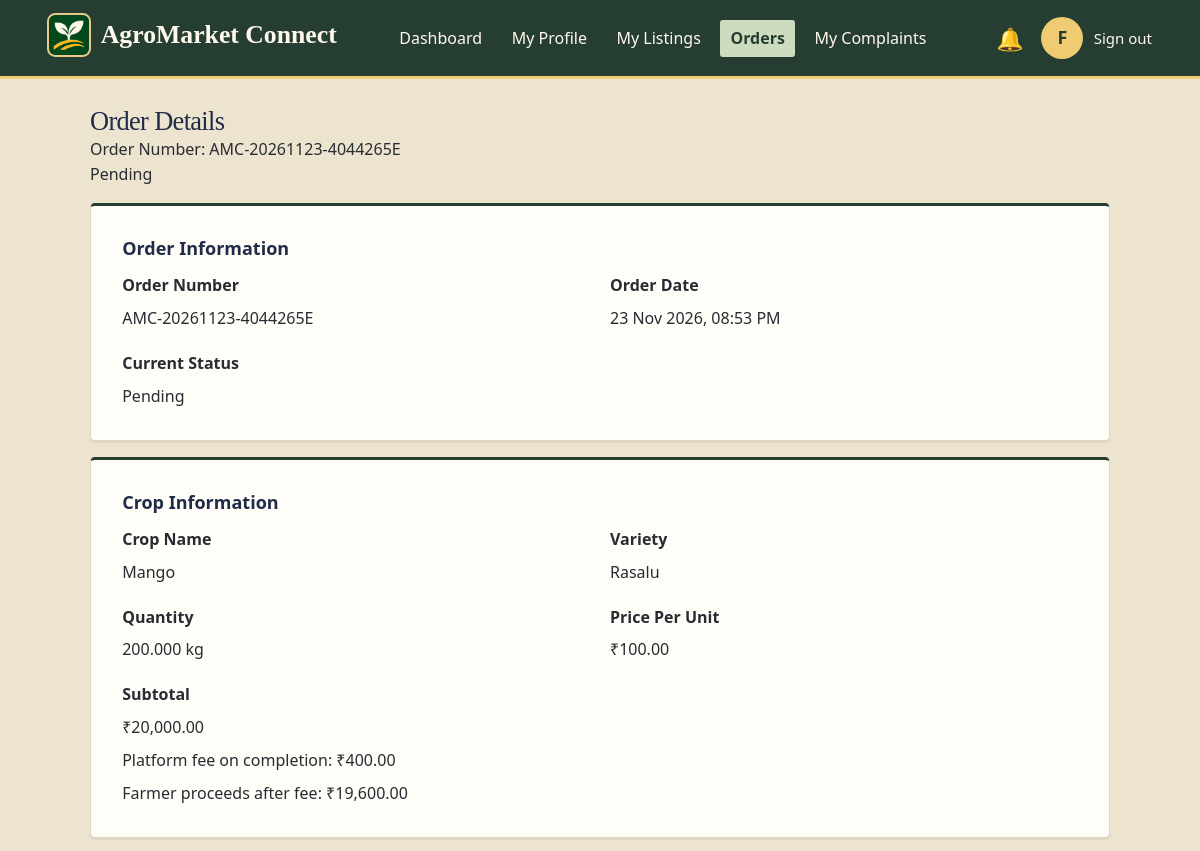
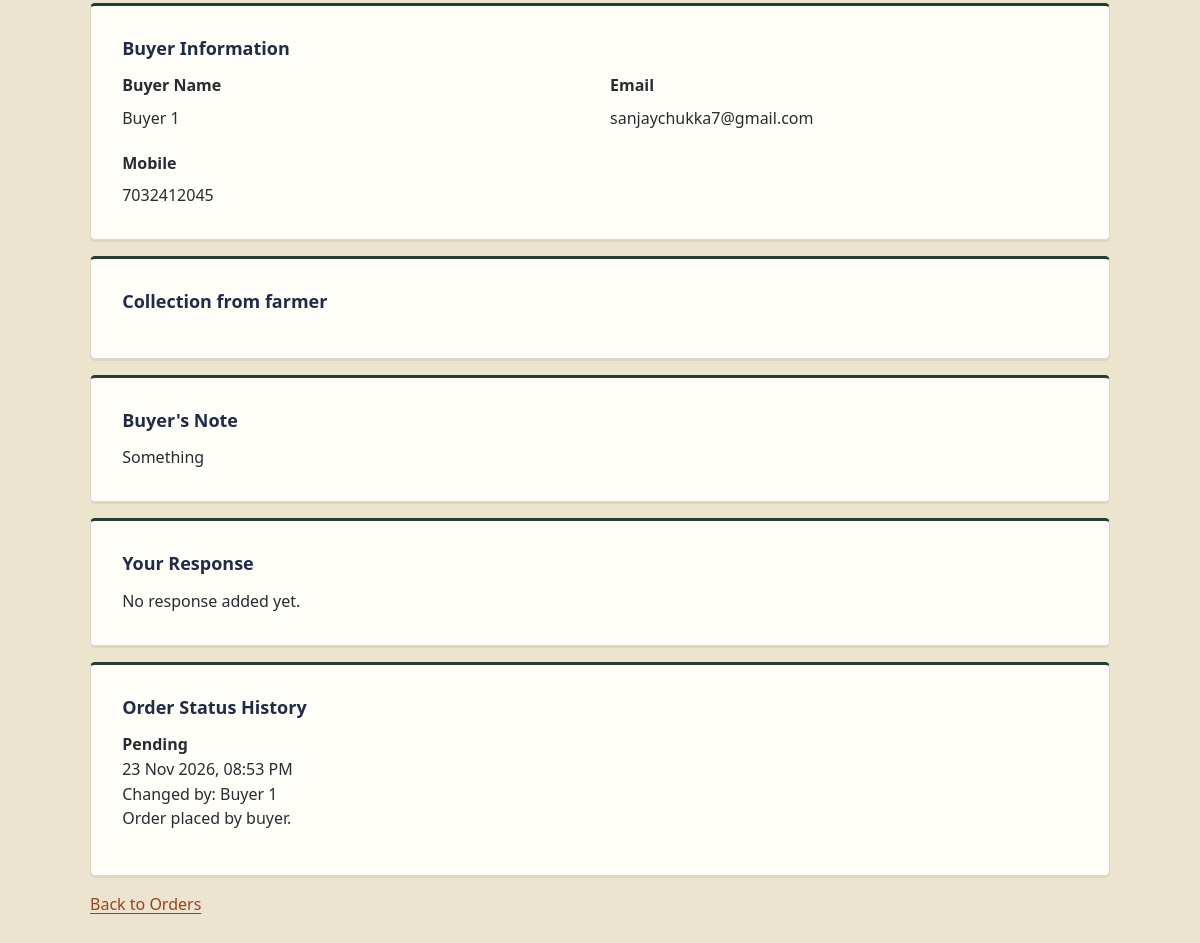
The app's page /Home/farmer/order_details.php?id=11 (signed in) with its own data (2 pictures, top to bottom).
### tables this page shows
CREATE TABLE `users` (
    `user_id` bigint(20) UNSIGNED NOT NULL,
    `role` enum('admin', 'farmer', 'buyer') NOT NULL,
    `full_name` varchar(100) NOT NULL,
    `email` varchar(150) DEFAULT NULL,
    `mobile` varchar(15) DEFAULT NULL,
    `password_hash` varchar(255) NOT NULL,
    `account_status` enum(
        'pending',
        'active',
        'suspended',
        'closed'
    ) NOT NULL DEFAULT 'pending',
    `email_verified_at` datetime DEFAULT NULL,
    `mobile_verified_at` datetime DEFAULT NULL,
    `last_login_at` datetime DEFAULT NULL,
    `created_at` datetime NOT NULL DEFAULT current_timestamp(),
    `updated_at` datetime NOT NULL DEFAULT current_timestamp(),
    `token` varchar(64) DEFAULT NULL,
    `username` varchar(50) NOT NULL,
    `last_login` datetime DEFAULT NULL
);

CREATE TABLE `orders` (
    `order_id` bigint(20) UNSIGNED NOT NULL,
    `order_number` varchar(30) NOT NULL,
    `buyer_id` bigint(20) UNSIGNED NOT NULL,
    `farmer_id` bigint(20) UNSIGNED NOT NULL,
    `listing_id` bigint(20) UNSIGNED NOT NULL,
    `quantity` decimal(12, 3) NOT NULL,
    `quantity_unit` varchar(20) NOT NULL,
    `unit_price` decimal(12, 2) NOT NULL,
    `subtotal` decimal(12, 2) NOT NULL,
    `delivery_address` varchar(255) NOT NULL,
    `delivery_city` varchar(100) NOT NULL,
    `delivery_state` varchar(100) NOT NULL,
    `delivery_pincode` varchar(10) NOT NULL,
    `buyer_note` text DEFAULT NULL,
    `farmer_response_note` text DEFAULT NULL,
    `order_status` enum(
        'pending',
        'accepted',
        'rejected',
        'cancelled',
        'completed',
        'dispatched',
        'ready_for_pickup'
    ) NOT NULL DEFAULT 'pending',
    `terms_accepted_at` datetime DEFAULT NULL,
    `terms_version` varchar(30) DEFAULT NULL,
    `placed_at` datetime DEFAULT current_timestamp(),
    `updated_at` datetime DEFAULT current_timestamp() ON UPDATE current_timestamp(),
    `fulfilment_method` enum('delivery', 'pickup') NOT NULL DEFAULT 'delivery'
);

CREATE TABLE `crop_listings` (
    `listing_id` bigint(20) UNSIGNED NOT NULL,
    `farmer_id` bigint(20) UNSIGNED NOT NULL,
    `category_id` int(10) UNSIGNED NOT NULL,
    `crop_name` varchar(120) NOT NULL,
    `variety` varchar(120) DEFAULT NULL,
    `description` text DEFAULT NULL,
    `quantity_available` decimal(12, 3) NOT NULL,
    `quantity_unit` varchar(20) NOT NULL,
    `price_per_unit` decimal(12, 2) NOT NULL,
    `minimum_order_quantity` decimal(12, 3) DEFAULT NULL,
    `quality_grade` varchar(50) DEFAULT NULL,
    `harvest_date` date DEFAULT NULL,
    `available_from` date DEFAULT NULL,
    `available_until` date DEFAULT NULL,
    `listing_status` enum(
        'available',
        'paused',
        'sold_out',
        'removed'
    ) NOT NULL DEFAULT 'available',
    `created_at` datetime DEFAULT current_timestamp(),
    `updated_at` datetime DEFAULT current_timestamp() ON UPDATE current_timestamp()
);

CREATE TABLE `order_commissions` (
    `order_id` bigint(20) UNSIGNED NOT NULL,
    `rate_percent` decimal(5, 2) NOT NULL,
    `amount` decimal(12, 2) NOT NULL,
    `collected_at` datetime DEFAULT NULL,
    `receipt_reference` varchar(100) DEFAULT NULL,
    `collected_by` bigint(20) UNSIGNED DEFAULT NULL
);

CREATE TABLE `order_status_history` (
    `history_id` bigint(20) UNSIGNED NOT NULL,
    `order_id` bigint(20) UNSIGNED NOT NULL,
    `changed_by` bigint(20) UNSIGNED DEFAULT NULL,
    `old_status` varchar(30) DEFAULT NULL,
    `new_status` varchar(30) NOT NULL,
    `remarks` text DEFAULT NULL,
    `created_at` datetime DEFAULT current_timestamp()
);

### Home/farmer/includes/header.php (called while the page is built, shortened)
<?php
$headerRole = "farmer";
$headerUser = $headerFarmer ?? [];
require __DIR__ . "/../../includes/portal-header.php";

### Home/includes/html.php (called while the page is built)
<?php
function e($value)
{
    return htmlspecialchars((string) ($value ?? ""), ENT_QUOTES, "UTF-8");
}

### Home/includes/notifications.php (called while the page is built, shortened)
<?php
function notificationBadgeCount(mysqli $link, int $userId): int
{
    $stmt = $link->prepare("SELECT COUNT(*) FROM notifications WHERE user_id = ? AND bell_seen = 0 AND is_read = 0");
    $stmt->execute([$userId]);
    return (int) $stmt->get_result()->fetch_row()[0];
}

### Home/farmer/order_details.php (the view, shortened to what this page needs)
<?php
    require_once __DIR__ . "/../config/db.php";
    require_once __DIR__ . "/../includes/html.php";
    $farmerId = (int) $_SESSION['user_id'];
    $orderId  = filter_input(INPUT_GET, 'id', FILTER_VALIDATE_INT);
    $stmt = $link->prepare("
    SELECT full_name, email, mobile
    FROM users
    WHERE user_id = ? AND role = 'farmer'
");
    $stmt->bind_param("i", $farmerId);
    $stmt->execute();
    $farmer = $stmt->get_result()->fetch_assoc();
    $stmt = $link->prepare("
    SELECT
        o.*, cf.amount AS commission_fee,
        c.crop_name,
        c.variety,
        u.full_name AS buyer_name,
        u.email AS buyer_email,
        u.mobile AS buyer_mobile
    FROM orders o LEFT JOIN order_commissions cf ON cf.order_id = o.order_id
    INNER JOIN crop_listings c
        ON o.listing_id = c.listing_id
    INNER JOIN users u
        ON o.buyer_id = u.user_id
    WHERE o.order_id = ?
      AND o.farmer_id = ?
");
    $stmt->bind_param("ii", $orderId, $farmerId);
    $stmt->execute();
    $order = $stmt->get_result()->fetch_assoc();
    $stmt = $link->prepare("
    SELECT
        h.old_status,
        h.new_status,
        h.remarks,
        h.created_at,
        u.full_name AS changed_by_name
    FROM order_status_history h
    LEFT JOIN users u
        ON h.changed_by = u.user_id
    WHERE h.order_id = ?
    ORDER BY h.created_at ASC, h.history_id ASC
");
    $stmt->bind_param("i", $orderId);
    $stmt->execute();
    $history = $stmt->get_result()->fetch_all(MYSQLI_ASSOC);
    $statusLabels = [
    'pending'   => 'Pending',
    'accepted'  => 'Accepted',
    'rejected'  => 'Rejected',
    'cancelled' => 'Cancelled',
    'completed' => 'Completed',
    'ready_for_pickup' => 'Ready for pickup',
    'dispatched' => 'Dispatched',
    ];
    $status = $statusLabels[$order['order_status']] ?? ucfirst($order['order_status']);
?>
<!DOCTYPE html>
<html lang="en">
<head>
    <link rel="stylesheet" href="farmer.css">
</head>
<body>
    <?php
    $activePage = "orders.php";
    $headerFarmer = $farmer;
    require __DIR__ . "/includes/header.php";
    ?>
    <main class="order-details-container">
        <div class="order-details-header">
            <div>
                <h2>Order Details</h2>
                <p>Order Number: <?php echo e($order['order_number']) ?></p>
            </div>
            <span class="order-status <?php echo e($order['order_status']) ?>">
                <?php echo e($status) ?>
            </span>
        </div>
        <section class="order-details-section">
            <h3>Order Information</h3>
            <div class="order-info-grid">
                <div>
                    <strong>Order Number</strong>
                    <p><?php echo e($order['order_number']) ?></p>
                </div>
                <div>
                    <strong>Order Date</strong>
                    <p><?php echo e(date('d M Y, h:i A', strtotime($order['placed_at']))) ?></p>
                </div>
                <div>
                    <strong>Current Status</strong>
                    <p><?php echo e($status) ?></p>
                </div>
            </div>
        </section>
        <section class="order-details-section">
            <h3>Crop Information</h3>
            <div class="order-info-grid">
                <div>
                    <strong>Crop Name</strong>
                    <p><?php echo e($order['crop_name']) ?></p>
                </div>
                <div>
                    <strong>Variety</strong>
                    <p><?php echo e($order['variety'] ?: 'Not specified') ?></p>
                </div>
                <div>
                    <strong>Quantity</strong>
                    <p>
                        <?php echo e($order['quantity']) ?>
                        <?php echo e($order['quantity_unit']) ?>
                    </p>
                </div>
                <div>
                    <strong>Price Per Unit</strong>
                    <p>₹<?php echo number_format((float) $order['unit_price'], 2) ?></p>
                </div>
                <div>
                    <strong>Subtotal</strong>
                    <p>₹<?php echo number_format((float) $order['subtotal'], 2) ?></p>
                    <?php if ($order['commission_fee'] > 0): ?>
                        <p>Platform fee on completion: ₹<?= e($order['commission_fee']) ?></p>
                        <p>Farmer proceeds after fee: ₹<?= number_format($order['subtotal'] - $order['commission_fee'], 2) ?></p>
                    <?php endif; ?>
                </div>
            </div>
        </section>
        <section class="order-details-section">
            <h3>Buyer Information</h3>
            <div class="order-info-grid">
                <div>
                    <strong>Buyer Name</strong>
                    <p><?php echo e($order['buyer_name']) ?></p>
                </div>
                <div>
                    <strong>Email</strong>
                    <p><?php echo e($order['buyer_email'] ?: 'Not provided') ?></p>
                </div>
                <div>
                    <strong>Mobile</strong>
                    <p><?php echo e($order['buyer_mobile'] ?: 'Not provided') ?></p>
                </div>
            </div>
        </section>
        <section class="order-details-section">
            <?php if (($order['fulfilment_method'] ?? 'delivery') === 'pickup'): ?><h3>Collection from farmer</h3>
            <?php endif; ?>
        </section>
        <section class="order-details-section">
            <h3>Buyer's Note</h3>
            <p>
                <?php echo nl2br(e($order['buyer_note'] ?: 'No additional note provided.')) ?>
            </p>
        </section>
        <section class="order-details-section">
            <h3>Your Response</h3>
            <p>
                <?php echo nl2br(e($order['farmer_response_note'] ?: 'No response added yet.')) ?>
            </p>
        </section>
        <section class="order-details-section">
            <h3>Order Status History</h3>
            <?php if ($history): ?>
                <div class="order-history">
                    <?php foreach ($history as $item): ?>
                        <div class="order-history-item">
                            <strong>
                                <?php echo e($statusLabels[$item['new_status']] ?? ucfirst($item['new_status'])) ?>
                            </strong>
                            <p>
                                <?php echo e(date('d M Y, h:i A', strtotime($item['created_at']))) ?>
                            </p>
                            <p>
                                Changed by:
                                <?php echo e($item['changed_by_name'] ?? 'System') ?>
                            </p>
                            <?php if ($item['remarks']): ?>
                                <p><?php echo nl2br(e($item['remarks'])) ?></p>
                            <?php endif; ?>
                        </div>
                    <?php endforeach; ?>
                </div>
            <?php else: ?>
                <p>No order history available.</p>
            <?php endif; ?>
        </section>
        <div class="form-actions">
            <a href="orders.php">Back to Orders</a>
        </div>
    </main>
</body>
</html>

### Home/includes/portal-header.php (shortened to what this page needs)
<?php
require_once __DIR__ . "/html.php";
require_once __DIR__ . "/notifications.php";
$badgeCount = notificationBadgeCount($link, (int) $_SESSION['user_id']);
$headerName = $headerUser['full_name'] ?? $_SESSION['full_name'] ?? ucfirst($headerRole);
$headerInitial = strtoupper(substr(trim($headerName), 0, 1)) ?: strtoupper($headerRole[0]);
?>
<header class="<?= e($headerRole) ?>-header">
    <div class="header-left">
        <?php require __DIR__ . '/brand-home.php'; ?>
    </div>
    <div class="header-right">
        <div class="notification-menu">
            <a href="notifications.php" class="notification-bell"
               aria-label="Notifications, <?= (int) $badgeCount ?> new"
               <?= $activePage === "notifications.php" ? 'aria-current="page"' : '' ?>>
                <span class="bell-icon" aria-hidden="true">🔔</span>
            </a>
        </div>
        <div class="profile-menu">
            <button type="button" class="profile-avatar" id="profileToggle"
                    aria-label="Open profile details" aria-expanded="false" aria-controls="profilePopup">
                <?= e($headerInitial) ?>
            </button>
        </div>
        <?php require __DIR__ . '/signout.php'; ?>
    </div>
</header>

### Home/farmer/farmer.css (style rules this page uses)
* { margin: 0; padding: 0; box-sizing: border-box; }
body { width: 100%; min-height: 100vh; font-family: Arial, sans-serif; }
.farmer-header { display: flex; align-items: center; justify-content: space-between; padding: 15px 5%; gap: 25px; position: relative; z-index: 100; }
.header-right { display: flex; align-items: center; gap: 15px; }
.profile-menu { position: relative; }
.profile-avatar { width: 42px; height: 42px; border-radius: 50%; border: 1px solid #ccc; cursor: pointer; font-size: 18px; font-weight: bold; }
.notification-menu { position: relative; }
.notification-bell { position: relative; display: flex; align-items: center; justify-content: center; padding: 8px; border: none; background: transparent; color: inherit; font-size: 22px; cursor: pointer; text-decoration: none; }
.form-actions { display: flex; gap: 15px; }
.order-details-container { width: 85%; margin: 30px auto; }
.order-info-grid { display: grid; grid-template-columns: repeat(2, 1fr); gap: 20px; }
.order-info-grid p { margin-top: 8px; }
.order-details-section h3, .order-history-item { margin-bottom: 0.8rem; }

### Home/styles/theme.css (style rules this page uses)
:root { --sage: #c5d8b5; --sky: #cbdbe9; --peach: #edcfb2; --saffron: #f4d783; --forest: #202b48; --leaf: #994321; --cream: #ede4cf; --paper: #fffdf7; --ochre: #e5ad39; --ink: #282b32; --soft: #585951; --line: #bcb29d; --wash: #f0e9d9; --shadow: 0 2px 0 rgb(44 39 30 / 7%); }
html { color-scheme: light; }
html body { font-family: "Segoe UI", system-ui, sans-serif; line-height: 1.55; color: var(--ink); background: var(--cream); overflow-wrap: break-word; }
h1, h2 { color: var(--forest); font-family: Georgia, Cambria, serif; font-weight: 500; line-height: 1.17; letter-spacing: -.025em; }
h2 { font-size: clamp(1.4rem, 2.6vw, 2rem); }
h3 { line-height: 1.3; color: var(--forest); }
a { color: var(--leaf); text-underline-offset: .2em; }
input, button, select, textarea { font: inherit; }
button, .cta-actions a, .nav-actions a:last-child, .navbar>a:last-child, .welcome-section a, .role-card a, .add-crop-link { border: 1px solid transparent; border-radius: 8px; background-color: var(--leaf); color: white; font-weight: 600; padding: .6em 1em; text-decoration: none; cursor: pointer; }
@media (prefers-reduced-motion: no-preference) { a, button { transition: background-color .16s, color .16s, border-color .16s; } }
:is(.feature-card, .process-card, .crop-card, .listing-card, .role-card, .content-card, .objective-card, .benefit-card, .partner-card, .market-card, .help-card, .role-process-card, .faq-item, .issue-item, .benefit-item, .guideline-item, .grievance-step, .help-step, .privacy-item, .policy-item, .terms-item, .contact-form-container, .contact-detail, .grievance-form-container, .buyer-crop-card, .farmer-card, .summary-card, .action-card, .notification-card, .notification-empty, .order-details-section, .buyer-content-section), :is(.order-summary, .buyer-summary, .listing-summary)>div { min-width: 0; background: var(--paper); border: 1px solid var(--line); border-radius: 14px; box-shadow: var(--shadow); }
html body { background: var(--cream); color: var(--ink); }
body :is(.content-card,.market-card,.partner-card,.help-card,.role-card,.order-details-section,.notification-card) { border-radius: 5px; }

### records on screen
users: full_name "F"
orders: order_number "AMC-20261123-4044265E", order_status "Pending", placed_at "23 Nov 2026, 08:53 PM", listing.crop_name "Mango", listing.variety "Rasalu", quantity "200.000", quantity_unit "kg", unit_price "100.00", subtotal "20,000.00", order_commissions.amount "400.00", $order['subtotal']-$order['commission_fee'] "19,600.00", users.full_name "Buyer 1", users.email "sanjaychukka7@gmail.com", users.mobile "7032412045", buyer_note "Something", farmer_response_note "No response added yet."
order_status_history: new_status "Pending", created_at "23 Nov 2026, 08:53 PM", changed_by.full_name "Buyer 1", remarks "Order placed by buyer."
